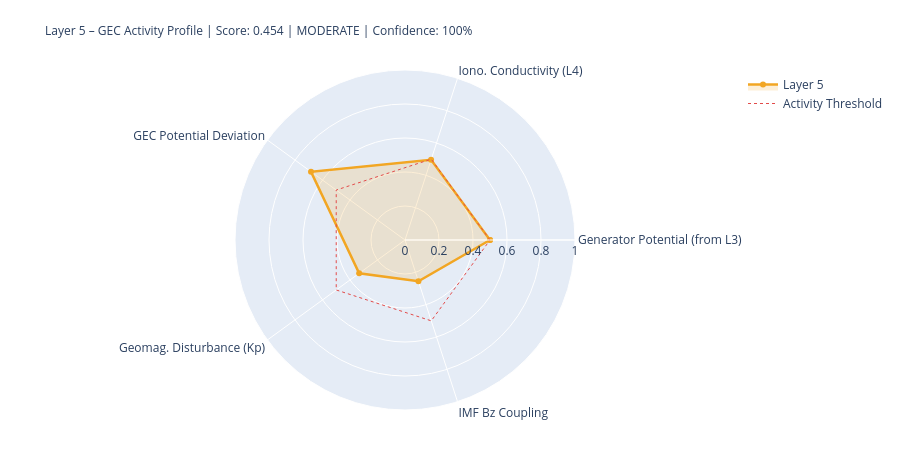

Notebook code for this chart:
### Markdown cell above
---
## 5. State Assessment & Handoff to Layer 6

### Code cell
# ============================================================
# LAYER-5-SCORE
# ============================================================

# Components
# 1) Generator activity (Layer-3-driven)
gen_score = norm(generator_strength, 0.3, 2.0)
gen_src   = 'from_layer3' if l3_thunder_score is not None else 'estimated'

# 2) Ionospheric conductivity (Layer-4-driven)
iono_score = norm(iono_cond_factor, 0.7, 1.4)
iono_src   = 'from_layer4' if l4_ioniz is not None else 'estimated'

# 3) GEC potential deviation from reference
pot_score = norm(abs(delta_V_pct), 0, 30)  # 0 = at reference, 1 = 30% deviation
pot_src   = 'derived'

# 4) Geomagnetic disturbance (Kp) – modulates vertical currents
kp_score = norm(kp_val, 0, 9)
kp_src   = 'primary' if kp_now is not None else 'from_layer4'

# 5) IMF Bz coupling (southward = stronger M-I coupling → GEC influence)
bz_score = norm(-(bz_now or 0), -5, 30) if bz_now is not None else None
bz_src   = 'primary' if bz_now is not None else 'missing'

COMPONENTS = {
    'Generator Potential (from L3)':  {'score': gen_score,   'source': 'derived_from_layer3', 'dynamic': True},
    'Iono. Conductivity (L4)':      {'score': iono_score,  'source': iono_src, 'dynamic': True},
    'GEC Potential Deviation':      {'score': pot_score,   'source': pot_src,  'dynamic': True},
    'Geomag. Disturbance (Kp)':         {'score': kp_score,    'source': kp_src,   'dynamic': True},
    'IMF Bz Coupling':               {'score': bz_score,    'source': bz_src,   'dynamic': True},
}

available   = {k: v['score'] for k, v in COMPONENTS.items() if v['score'] is not None}
unavailable = [k for k, v in COMPONENTS.items() if v['score'] is None]
layer5_score = round(sum(available.values()) / len(available), 4) if available else None
confidence   = round(len(available) / len(COMPONENTS), 2)
level = ('unknown' if layer5_score is None
         else 'quiet'   if layer5_score < 0.3
         else 'moderate' if layer5_score < 0.6
         else 'active')
dominant_l5 = max(available, key=available.get) if available else 'none'

# Kp consistency: separate 1-min raw value from score value
kp_1m_raw   = kp_now          # directly from API (can be 0.0 during live measurement)
kp_for_score = kp_val          # from Layer-0 context or estimated value if needed
kp_score_src = kp_src

W = 68
print('=' * W)
print('LAYER 5 – GLOBAL ELECTRIC CIRCUIT – STATE ASSESSMENT')
print('=' * W)
for name, comp in COMPONENTS.items():
    s = comp['score']
    if s is not None:
        bar = '█' * int(s*20) + '░' * (20-int(s*20))
        print(f'  {name:<34} {bar}  {s:.3f}  [{comp["source"]}]')
    else:
        print(f'  {name:<34} {"─"*20}  n/a   [missing]')
print('-' * W)
print(f'  Score:         {layer5_score:.3f}  ({len(available)}/{len(COMPONENTS)} components)')
print(f'  Confidence:    {confidence:.0%}')
print(f'  Level:         {level.upper()}')
print(f'  Dominant:      {dominant_l5}')
print(f'  V_iono:        {V_iono_mod:.1f} kV  (Δ {delta_V_pct:+.1f}% vs. Ref)')
print(f'  I_total:       {I_total_mod:.1f} A   (Δ {delta_I_pct:+.1f}% vs. Ref)')
print('=' * W)

# Radar
cats   = list(available.keys())
vals_r = list(available.values())
if len(cats) >= 3:
    fig = go.Figure()
    fig.add_trace(go.Scatterpolar(
        r=vals_r + [vals_r[0]], theta=cats + [cats[0]],
        fill='toself', fillcolor='rgba(242,166,35,0.18)',
        line=dict(color='#F2A623', width=2.5), name='Layer 5'
    ))
    fig.add_trace(go.Scatterpolar(
        r=[0.5]*(len(cats)+1), theta=cats+[cats[0]],
        line=dict(color='#E24B4A', dash='dot', width=1),
        mode='lines', name='Activity Threshold'
    ))
    fig.update_layout(
        title=dict(
            text=f'Layer 5 – GEC Activity Profile | Score: {layer5_score:.3f} | {level.upper()} | Confidence: {confidence:.0%}',
            font=dict(size=12)
        ),
        polar=dict(radialaxis=dict(visible=True, range=[0,1])),
        height=450, showlegend=True,
        margin=dict(l=80, r=80, t=70, b=40)
    )
    fig.show()

### Figure 1 — Plotly figure (JSON) as saved in the notebook; plotly's stock layout.template omitted (floating-point values rounded to 4 significant figures)
{"data": [{"fill": "toself", "fillcolor": "rgba(242,166,35,0.18)", "line": {"color": "#F2A623", "width": 2.5}, "name": "Layer 5", "r": [0.5, 0.4963, 0.6833, 0.3333, 0.2554, 0.5], "theta": ["Generator Potential (from L3)", "Iono. Conductivity (L4)", "GEC Potential Deviation", "Geomag. Disturbance (Kp)", "IMF Bz Coupling", "Generator Potential (from L3)"], "type": "scatterpolar"}, {"line": {"color": "#E24B4A", "dash": "dot", "width": 1}, "mode": "lines", "name": "Activity Threshold", "r": [0.5, 0.5, 0.5, 0.5, 0.5, 0.5], "theta": ["Generator Potential (from L3)", "Iono. Conductivity (L4)", "GEC Potential Deviation", "Geomag. Disturbance (Kp)", "IMF Bz Coupling", "Generator Potential (from L3)"], "type": "scatterpolar"}], "layout": {"height": 450, "margin": {"b": 40, "l": 80, "r": 80, "t": 70}, "polar": {"radialaxis": {"range": [0, 1], "visible": true}}, "showlegend": true, "title": {"font": {"size": 12}, "text": "Layer 5 – GEC Activity Profile | Score: 0.454 | MODERATE | Confidence: 100%"}}}
